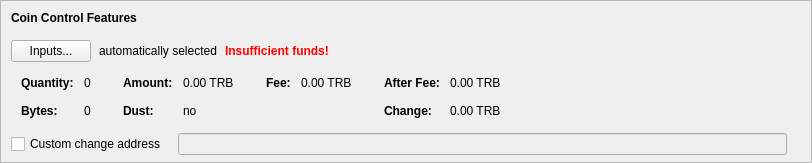
    <widget class="QFrame" name="frameCoinControl">
     <property name="sizePolicy">
      <sizepolicy hsizetype="Expanding" vsizetype="Expanding">
       <horstretch>0</horstretch>
       <verstretch>0</verstretch>
      </sizepolicy>
     </property>
     <property name="maximumSize">
      <size>
       <width>16777215</width>
       <height>16777215</height>
      </size>
     </property>
     <property name="frameShape">
      <enum>QFrame::StyledPanel</enum>
     </property>
     <property name="frameShadow">
      <enum>QFrame::Sunken</enum>
     </property>
     <layout class="QVBoxLayout" name="verticalLayoutCoinControl2">
      <property name="spacing">
       <number>0</number>
      </property>
      <property name="leftMargin">
       <number>0</number>
      </property>
      <property name="topMargin">
       <number>0</number>
      </property>
      <property name="rightMargin">
       <number>0</number>
      </property>
      <property name="bottomMargin">
       <number>6</number>
      </property>
      <item>
       <layout class="QVBoxLayout" name="verticalLayoutCoinControl" stretch="0,0,0,0,1">
        <property name="spacing">
         <number>0</number>
        </property>
        <property name="leftMargin">
         <number>10</number>
        </property>
        <property name="topMargin">
         <number>10</number>
        </property>
        <item>
         <layout class="QHBoxLayout" name="horizontalLayoutCoinControl1">
          <property name="bottomMargin">
           <number>15</number>
          </property>
          <item>
           <widget class="QLabel" name="labelCoinControlFeatures">
            <property name="sizePolicy">
             <sizepolicy hsizetype="Preferred" vsizetype="Maximum">
              <horstretch>0</horstretch>
              <verstretch>0</verstretch>
             </sizepolicy>
            </property>
            <property name="font">
             <font>
              <weight>75</weight>
              <bold>true</bold>
             </font>
            </property>
            <property name="styleSheet">
             <string notr="true">font-weight:bold;</string>
            </property>
            <property name="text">
             <string>Coin Control Features</string>
            </property>
           </widget>
          </item>
         </layout>
        </item>
        <item>
         <layout class="QHBoxLayout" name="horizontalLayoutCoinControl2" stretch="0,0,0,0">
          <property name="spacing">
           <number>8</number>
          </property>
          <property name="bottomMargin">
           <number>10</number>
          </property>
          <item>
           <widget class="QPushButton" name="pushButtonCoinControl">
            <property name="styleSheet">
             <string notr="true"/>
            </property>
            <property name="text">
             <string>Inputs...</string>
            </property>
            <property name="autoDefault">
             <bool>false</bool>
            </property>
           </widget>
          </item>
          <item>
           <widget class="QLabel" name="labelCoinControlAutomaticallySelected">
            <property name="text">
             <string>automatically selected</string>
            </property>
            <property name="margin">
             <number>5</number>
            </property>
           </widget>
          </item>
          <item>
           <widget class="QLabel" name="labelCoinControlInsuffFunds">
            <property name="font">
             <font>
              <weight>75</weight>
              <bold>true</bold>
             </font>
            </property>
            <property name="styleSheet">
             <string notr="true">color:red;font-weight:bold;</string>
            </property>
            <property name="text">
             <string>Insufficient funds!</string>
            </property>
            <property name="margin">
             <number>5</number>
            </property>
           </widget>
          </item>
          <item>
           <spacer name="horizontalSpacerCoinControl">
            <property name="orientation">
             <enum>Qt::Horizontal</enum>
            </property>
            <property name="sizeHint" stdset="0">
             <size>
              <width>40</width>
              <height>1</height>
             </size>
            </property>
           </spacer>
          </item>
         </layout>
        </item>
        <item>
         <widget class="QWidget" name="widgetCoinControl" native="true">
          <property name="sizePolicy">
           <sizepolicy hsizetype="Preferred" vsizetype="Preferred">
            <horstretch>0</horstretch>
            <verstretch>0</verstretch>
           </sizepolicy>
          </property>
          <property name="minimumSize">
           <size>
            <width>0</width>
            <height>0</height>
           </size>
          </property>
          <property name="styleSheet">
           <string notr="true"/>
          </property>
          <layout class="QHBoxLayout" name="horizontalLayoutCoinControl5">
           <property name="leftMargin">
            <number>0</number>
           </property>
           <property name="topMargin">
            <number>0</number>
           </property>
           <property name="rightMargin">
            <number>0</number>
           </property>
           <property name="bottomMargin">
            <number>0</number>
           </property>
           <item>
            <layout class="QHBoxLayout" name="horizontalLayoutCoinControl3" stretch="0,0,0,1">
             <property name="spacing">
              <number>20</number>
             </property>
             <property name="topMargin">
              <number>0</number>
             </property>
             <property name="bottomMargin">
              <number>10</number>
             </property>
             <item>
              <layout class="QFormLayout" name="formLayoutCoinControl1">
               <property name="horizontalSpacing">
                <number>10</number>
               </property>
               <property name="verticalSpacing">
                <number>14</number>
               </property>
               <property name="leftMargin">
                <number>10</number>
               </property>
               <property name="topMargin">
                <number>4</number>
               </property>
               <property name="rightMargin">
                <number>6</number>
               </property>
               <item row="0" column="0">
                <widget class="QLabel" name="labelCoinControlQuantityText">
                 <property name="font">
                  <font>
                   <weight>75</weight>
                   <bold>true</bold>
                  </font>
                 </property>
                 <property name="text">
                  <string>Quantity:</string>
                 </property>
                 <property name="margin">
                  <number>0</number>
                 </property>
                </widget>
               </item>
               <item row="0" column="1">
                <widget class="QLabel" name="labelCoinControlQuantity">
                 <property name="cursor">
                  <cursorShape>IBeamCursor</cursorShape>
                 </property>
                 <property name="contextMenuPolicy">
                  <enum>Qt::ActionsContextMenu</enum>
                 </property>
                 <property name="text">
                  <string notr="true">0</string>
                 </property>
                 <property name="margin">
                  <number>0</number>
                 </property>
                 <property name="textInteractionFlags">
                  <set>Qt::LinksAccessibleByMouse|Qt::TextSelectableByKeyboard|Qt::TextSelectableByMouse</set>
                 </property>
                </widget>
               </item>
               <item row="1" column="0">
                <widget class="QLabel" name="labelCoinControlBytesText">
                 <property name="font">
                  <font>
                   <weight>75</weight>
                   <bold>true</bold>
                  </font>
                 </property>
                 <property name="text">
                  <string>Bytes:</string>
                 </property>
                </widget>
               </item>
               <item row="1" column="1">
                <widget class="QLabel" name="labelCoinControlBytes">
                 <property name="cursor">
                  <cursorShape>IBeamCursor</cursorShape>
                 </property>
                 <property name="contextMenuPolicy">
                  <enum>Qt::ActionsContextMenu</enum>
                 </property>
                 <property name="text">
                  <string notr="true">0</string>
                 </property>
                 <property name="textInteractionFlags">
                  <set>Qt::LinksAccessibleByMouse|Qt::TextSelectableByKeyboard|Qt::TextSelectableByMouse</set>
                 </property>
                </widget>
               </item>
              </layout>
             </item>
             <item>
              <layout class="QFormLayout" name="formLayoutCoinControl2">
               <property name="horizontalSpacing">
                <number>10</number>
               </property>
               <property name="verticalSpacing">
                <number>14</number>
               </property>
               <property name="leftMargin">
                <number>6</number>
               </property>
               <property name="topMargin">
                <number>4</number>
               </property>
               <property name="rightMargin">
                <number>6</number>
               </property>
               <item row="0" column="0">
                <widget class="QLabel" name="labelCoinControlAmountText">
                 <property name="font">
                  <font>
                   <weight>75</weight>
                   <bold>true</bold>
                  </font>
                 </property>
                 <property name="text">
                  <string>Amount:</string>
                 </property>
                 <property name="margin">
                  <number>0</number>
                 </property>
                </widget>
               </item>
               <item row="0" column="1">
                <widget class="QLabel" name="labelCoinControlAmount">
                 <property name="cursor">
                  <cursorShape>IBeamCursor</cursorShape>
                 </property>
                 <property name="contextMenuPolicy">
                  <enum>Qt::ActionsContextMenu</enum>
                 </property>
                 <property name="text">
                  <string notr="true">0.00 TRB</string>
                 </property>
                 <property name="textInteractionFlags">
                  <set>Qt::LinksAccessibleByMouse|Qt::TextSelectableByKeyboard|Qt::TextSelectableByMouse</set>
                 </property>
                </widget>
               </item>
               <item row="1" column="0">
                <widget class="QLabel" name="labelCoinControlLowOutputText">
                 <property name="font">
                  <font>
                   <weight>75</weight>
                   <bold>true</bold>
                  </font>
                 </property>
                 <property name="text">
                  <string>Dust:</string>
                 </property>
                </widget>
               </item>
               <item row="1" column="1">
                <widget class="QLabel" name="labelCoinControlLowOutput">
                 <property name="cursor">
                  <cursorShape>IBeamCursor</cursorShape>
                 </property>
                 <property name="contextMenuPolicy">
                  <enum>Qt::ActionsContextMenu</enum>
                 </property>
                 <property name="text">
                  <string notr="true">no</string>
                 </property>
                 <property name="textInteractionFlags">
                  <set>Qt::LinksAccessibleByMouse|Qt::TextSelectableByKeyboard|Qt::TextSelectableByMouse</set>
                 </property>
                </widget>
               </item>
              </layout>
             </item>
             <item>
              <layout class="QFormLayout" name="formLayoutCoinControl3">
               <property name="horizontalSpacing">
                <number>10</number>
               </property>
               <property name="verticalSpacing">
                <number>14</number>
               </property>
               <property name="leftMargin">
                <number>6</number>
               </property>
               <property name="topMargin">
                <number>4</number>
               </property>
               <property name="rightMargin">
                <number>6</number>
               </property>
               <item row="0" column="0">
                <widget class="QLabel" name="labelCoinControlFeeText">
                 <property name="font">
                  <font>
                   <weight>75</weight>
                   <bold>true</bold>
                  </font>
                 </property>
                 <property name="text">
                  <string>Fee:</string>
                 </property>
                 <property name="margin">
                  <number>0</number>
                 </property>
                </widget>
               </item>
               <item row="0" column="1">
                <widget class="QLabel" name="labelCoinControlFee">
                 <property name="cursor">
                  <cursorShape>IBeamCursor</cursorShape>
                 </property>
                 <property name="contextMenuPolicy">
                  <enum>Qt::ActionsContextMenu</enum>
                 </property>
                 <property name="text">
                  <string notr="true">0.00 TRB</string>
                 </property>
                 <property name="textInteractionFlags">
                  <set>Qt::LinksAccessibleByMouse|Qt::TextSelectableByKeyboard|Qt::TextSelectableByMouse</set>
                 </property>
                </widget>
               </item>
              </layout>
             </item>
             <item>
              <layout class="QFormLayout" name="formLayoutCoinControl4">
               <property name="horizontalSpacing">
                <number>10</number>
               </property>
               <property name="verticalSpacing">
                <number>14</number>
               </property>
               <property name="leftMargin">
                <number>6</number>
               </property>
               <property name="topMargin">
                <number>4</number>
               </property>
               <property name="rightMargin">
                <number>6</number>
               </property>
               <item row="0" column="0">
                <widget class="QLabel" name="labelCoinControlAfterFeeText">
                 <property name="font">
                  <font>
                   <weight>75</weight>
                   <bold>true</bold>
                  </font>
                 </property>
                 <property name="text">
                  <string>After Fee:</string>
                 </property>
                 <property name="margin">
                  <number>0</number>
                 </property>
                </widget>
               </item>
               <item row="0" column="1">
                <widget class="QLabel" name="labelCoinControlAfterFee">
                 <property name="cursor">
                  <cursorShape>IBeamCursor</cursorShape>
                 </property>
                 <property name="contextMenuPolicy">
                  <enum>Qt::ActionsContextMenu</enum>
                 </property>
                 <property name="text">
                  <string notr="true">0.00 TRB</string>
                 </property>
                 <property name="textInteractionFlags">
                  <set>Qt::LinksAccessibleByMouse|Qt::TextSelectableByKeyboard|Qt::TextSelectableByMouse</set>
                 </property>
                </widget>
               </item>
               <item row="1" column="0">
                <widget class="QLabel" name="labelCoinControlChangeText">
                 <property name="font">
                  <font>
                   <weight>75</weight>
                   <bold>true</bold>
                  </font>
                 </property>
                 <property name="text">
                  <string>Change:</string>
                 </property>
                </widget>
               </item>
               <item row="1" column="1">
                <widget class="QLabel" name="labelCoinControlChange">
                 <property name="cursor">
                  <cursorShape>IBeamCursor</cursorShape>
                 </property>
                 <property name="contextMenuPolicy">
                  <enum>Qt::ActionsContextMenu</enum>
                 </property>
                 <property name="text">
                  <string notr="true">0.00 TRB</string>
                 </property>
                 <property name="textInteractionFlags">
                  <set>Qt::LinksAccessibleByMouse|Qt::TextSelectableByKeyboard|Qt::TextSelectableByMouse</set>
                 </property>
                </widget>
               </item>
              </layout>
             </item>
            </layout>
           </item>
          </layout>
         </widget>
        </item>
        <item>
         <layout class="QHBoxLayout" name="horizontalLayoutCoinControl4" stretch="0,0,0">
          <property name="spacing">
           <number>12</number>
          </property>
          <property name="sizeConstraint">
           <enum>QLayout::SetDefaultConstraint</enum>
          </property>
          <property name="topMargin">
           <number>5</number>
          </property>
          <property name="rightMargin">
           <number>5</number>
          </property>
          <item>
           <widget class="QCheckBox" name="checkBoxCoinControlChange">
            <property name="toolTip">
             <string>If this is activated, but the change address is empty or invalid, change will be sent to a newly generated address.</string>
            </property>
            <property name="text">
             <string>Custom change address</string>
            </property>
           </widget>
          </item>
          <item>
           <widget class="QValidatedLineEdit" name="lineEditCoinControlChange">
            <property name="enabled">
             <bool>false</bool>
            </property>
            <property name="sizePolicy">
             <sizepolicy hsizetype="Expanding" vsizetype="Fixed">
              <horstretch>0</horstretch>
              <verstretch>0</verstretch>
             </sizepolicy>
            </property>
           </widget>
          </item>
          <item>
           <widget class="QLabel" name="labelCoinControlChangeLabel">
            <property name="sizePolicy">
             <sizepolicy hsizetype="Preferred" vsizetype="Expanding">
              <horstretch>0</horstretch>
              <verstretch>0</verstretch>
             </sizepolicy>
            </property>
            <property name="minimumSize">
             <size>
              <width>0</width>
              <height>0</height>
             </size>
            </property>
            <property name="text">
             <string/>
            </property>
            <property name="margin">
             <number>3</number>
            </property>
           </widget>
          </item>
         </layout>
        </item>
        <item>
         <spacer name="verticalSpacerCoinControl">
          <property name="orientation">
           <enum>Qt::Vertical</enum>
          </property>
          <property name="sizeHint" stdset="0">
           <size>
            <width>800</width>
            <height>1</height>
           </size>
          </property>
         </spacer>
        </item>
       </layout>
      </item>
     </layout>
    </widget>
